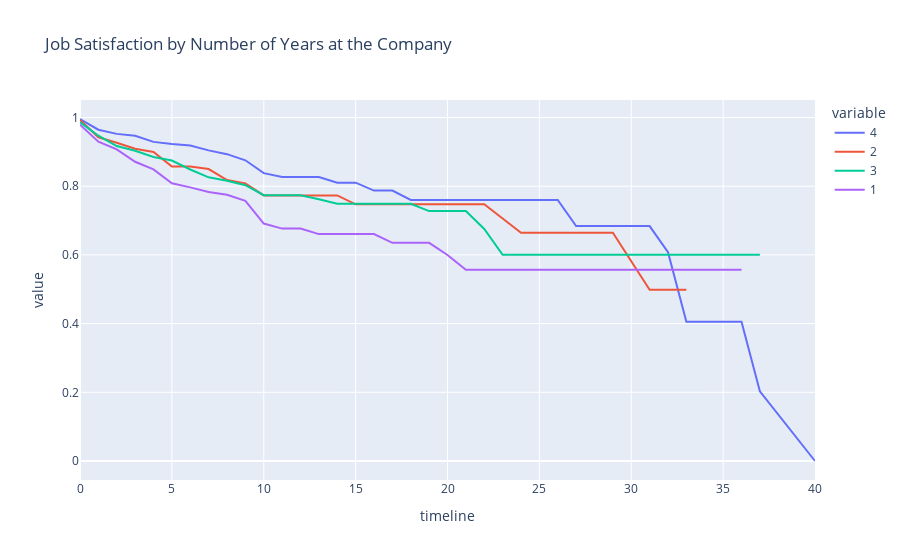

Notebook source saved alongside this figure:
### Markdown cell above
## 6. Let's find out how job satisfaction affects retention rates. Generate and plot survival curves for each level of job satisfaction by number of years at the company.

### Code cell
results6 = survival(data, 'JobSatisfaction', 'YearsAtCompany', 'Attrition')
px.line(data_frame=results6, title = "Job Satisfaction by Number of Years at the Company")

### Figure 1 — Plotly figure (JSON) as saved in the notebook; plotly's stock layout.template omitted (floating-point values rounded to 4 significant figures)
{"data": [{"hovertemplate": "variable=4<br>timeline=%{x}<br>value=%{y}<extra></extra>", "legendgroup": "4", "line": {"color": "#636efa", "dash": "solid"}, "marker": {"symbol": "circle"}, "mode": "lines", "name": "4", "orientation": "v", "showlegend": true, "type": "scatter", "x": [0, 1, 2, 3, 4, 5, 6, 7, 8, 9, 10, 11, 12, 13, 14, 15, 16, 17, 18, 19, 20, 21, 22, 23, 24, 25, 26, 27, 29, 30, 31, 32, 33, 34, 36, 37, 40], "xaxis": "x", "y": [0.9956, 0.9645, 0.9523, 0.9469, 0.929, 0.9226, 0.9185, 0.9043, 0.8933, 0.8754, 0.838, 0.8268, 0.8268, 0.8268, 0.8103, 0.8103, 0.7872, 0.7872, 0.76, 0.76, 0.76, 0.76, 0.76, 0.76, 0.76, 0.76, 0.76, 0.684, 0.684, 0.684, 0.684, 0.608, 0.4053, 0.4053, 0.4053, 0.2027, 0], "yaxis": "y"}, {"hovertemplate": "variable=2<br>timeline=%{x}<br>value=%{y}<extra></extra>", "legendgroup": "2", "line": {"color": "#EF553B", "dash": "solid"}, "marker": {"symbol": "circle"}, "mode": "lines", "name": "2", "orientation": "v", "showlegend": true, "type": "scatter", "x": [0, 1, 2, 3, 4, 5, 6, 7, 8, 9, 10, 11, 12, 13, 14, 15, 16, 17, 18, 19, 20, 21, 22, 23, 24, 25, 26, 27, 29, 30, 31, 32, 33, 34, 36, 37, 40], "xaxis": "x", "y": [0.9929, 0.9423, 0.9263, 0.9091, 0.8996, 0.8573, 0.8573, 0.85, 0.8179, 0.8083, 0.7731, 0.7731, 0.7731, 0.7731, 0.7731, 0.7474, 0.7474, 0.7474, 0.7474, 0.7474, 0.7474, 0.7474, 0.7474, 0.7059, 0.6643, 0.6643, 0.6643, 0.6643, 0.6643, 0.5813, 0.4983, 0.4983, 0.4983, null, null, null, null], "yaxis": "y"}, {"hovertemplate": "variable=3<br>timeline=%{x}<br>value=%{y}<extra></extra>", "legendgroup": "3", "line": {"color": "#00cc96", "dash": "solid"}, "marker": {"symbol": "circle"}, "mode": "lines", "name": "3", "orientation": "v", "showlegend": true, "type": "scatter", "x": [0, 1, 2, 3, 4, 5, 6, 7, 8, 9, 10, 11, 12, 13, 14, 15, 16, 17, 18, 19, 20, 21, 22, 23, 24, 25, 26, 27, 29, 30, 31, 32, 33, 34, 36, 37, 40], "xaxis": "x", "y": [0.9864, 0.9471, 0.917, 0.9033, 0.8849, 0.8748, 0.8487, 0.8259, 0.8157, 0.8028, 0.7739, 0.7739, 0.7739, 0.7618, 0.7489, 0.7489, 0.7489, 0.7489, 0.7489, 0.7275, 0.7275, 0.7275, 0.6755, 0.6005, 0.6005, 0.6005, 0.6005, 0.6005, 0.6005, 0.6005, 0.6005, 0.6005, 0.6005, 0.6005, 0.6005, 0.6005, null], "yaxis": "y"}, {"hovertemplate": "variable=1<br>timeline=%{x}<br>value=%{y}<extra></extra>", "legendgroup": "1", "line": {"color": "#ab63fa", "dash": "solid"}, "marker": {"symbol": "circle"}, "mode": "lines", "name": "1", "orientation": "v", "showlegend": true, "type": "scatter", "x": [0, 1, 2, 3, 4, 5, 6, 7, 8, 9, 10, 11, 12, 13, 14, 15, 16, 17, 18, 19, 20, 21, 22, 23, 24, 25, 26, 27, 29, 30, 31, 32, 33, 34, 36, 37, 40], "xaxis": "x", "y": [0.9792, 0.9297, 0.9071, 0.8711, 0.8489, 0.8087, 0.7965, 0.7833, 0.7752, 0.7572, 0.6913, 0.6766, 0.6766, 0.6605, 0.6605, 0.6605, 0.6605, 0.6351, 0.6351, 0.6351, 0.5998, 0.557, 0.557, 0.557, 0.557, 0.557, 0.557, 0.557, 0.557, 0.557, 0.557, 0.557, 0.557, 0.557, 0.557, null, null], "yaxis": "y"}], "layout": {"autosize": true, "legend": {"title": {"text": "variable"}, "tracegroupgap": 0}, "title": {"text": "Job Satisfaction by Number of Years at the Company"}, "xaxis": {"anchor": "y", "autorange": true, "domain": [0, 1], "range": [0, 40], "title": {"text": "timeline"}, "type": "linear"}, "yaxis": {"anchor": "x", "autorange": true, "domain": [0, 1], "range": [-0.05531, 1.051], "title": {"text": "value"}, "type": "linear"}}}
